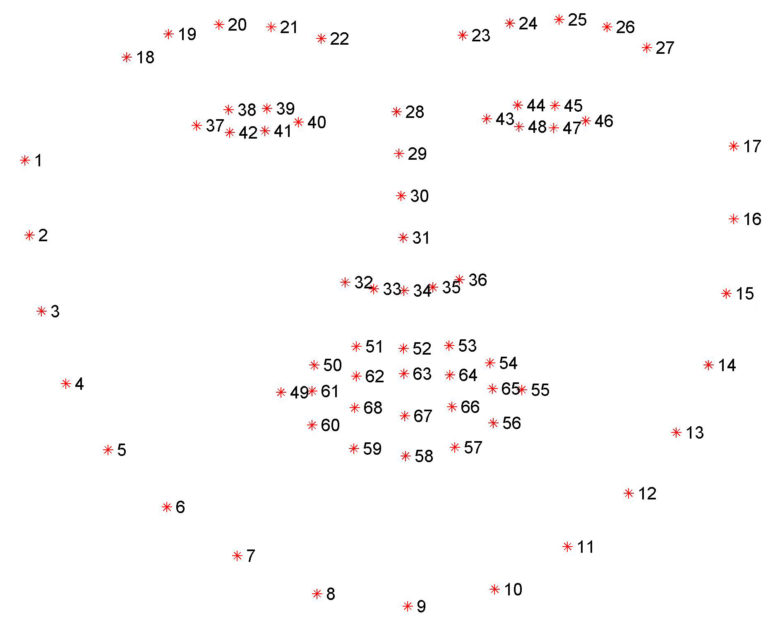
#> input picture facial_landmarks_68markup.jpg, 768 x 619 px
$ python -i jarvisutils.py   (imports and definitions only)   (Python 2 division)   (older library calls are emulated)
#> lines starting #> are read from the running program, lines starting #| are printed output that depends on the picture
#> further down, picture is the input picture: shape (619, 768, 3); mean B, G, R 250.9, 250.9, 251.6
import math
from imutils import face_utils
import numpy as np
import argparse
import imutils
import dlib
import cv2
import scipy.misc

color_ok = (222, 169, 48)
color_not = (64, 58, 229)
color_found = (0, 255, 0)

# [1 line that did not run here, left out]

# [40 lines left out: functions resizeToHeight, resizeToWidth, stack_line, stack_col, not called in this run]


def img_crop(image, x, y, w, h):
	return image[y:y+h, x:x+w]


# [48 lines left out: functions pointsbb, cropFromSmaller, getFaces, toXY, not called in this run]

#
# Blob Detection
#


def getBlobFrom(gray, x, y, analyzed):
	xs		= []
	ys		= []
	mapped	= [[ 0 for _x in range(0,gray.shape[1])] for _y in range(0,gray.shape[0])]

	edge = [(x, y)]
	analyzed[y][x]	= 1

	while edge:
		newedge = []
		for (x, y) in edge:
			for (_x, _y) in ((x+1, y), (x-1, y), (x, y+1), (x, y-1)):
				if _x >= gray.shape[1] or _x <= 0 or _y >= gray.shape[0] or _y <= 0 or mapped[_y][_x]==1:
					continue
				mapped[_y][_x]	= 1
				if gray[_y][_x] > 0:
					newedge.append((_x, _y))
					xs.append(_x)
					ys.append(_y)
					#image[_y, _x]		= [255,0,0]
					analyzed[_y][_x]	= 1
		edge = newedge

	if len(xs)==0 or len(ys)==0:
		return False, (0,0,0,0,0,0)


	bx	= min(xs)
	by	= min(ys)
	bx2	= max(xs)
	by2	= max(ys)
	bw	= max(xs)-bx
	bh	= max(ys)-by

	return True, (bx,by,bw,bh,bx2,by2)


def getUnseenPixel(image, memory):
	for cy in range(0,image.shape[0]):
		for cx in range(0,image.shape[1]):
			if memory[cy][cx]==1:
				continue
			if (image[cy][cx]>0 and memory[cy][cx]==0):
				memory[cy][cx]=1
				return True, (cx, cy)
	return False, (0, 0)


def getBlobs3(image, size=10, gridSize=10):
#> called with size = 10, gridSize = 10
	blobs		= []
	gray		= cv2.cvtColor(image, cv2.COLOR_BGR2GRAY)
	gray		= cv2.blur(gray,(size,size))
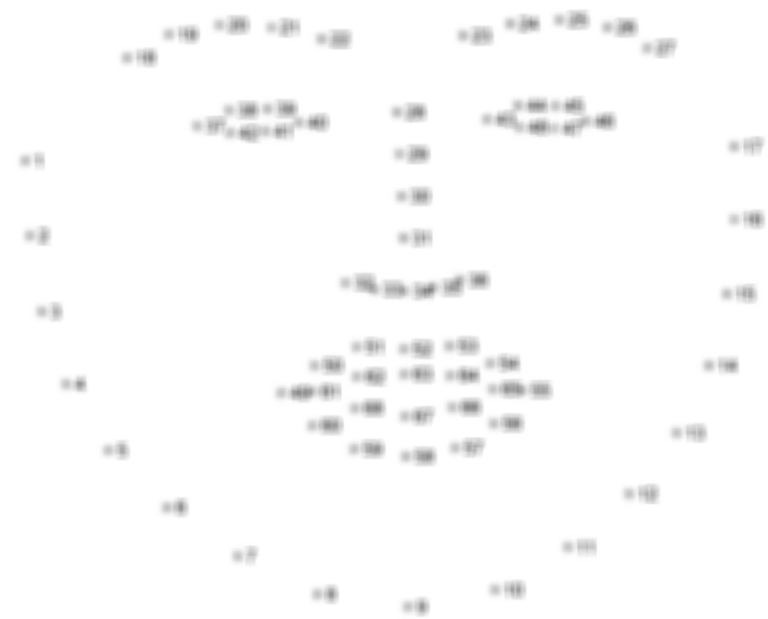
#> gray: shape (619, 768); min 129, max 255, mean 251.1
	gray		= cv2.threshold(gray, 10, 255, cv2.THRESH_BINARY)[1]
#> gray: shape (619, 768); every value is 255


	sum = (float(np.sum(gray))/255.0)/(image.shape[0]*image.shape[1])*100.
#> sum = 100


	iterations	= 10 #int(math.ceil(max([1,(5.0*(100-min([100,sum*3])))/100.0])))

	print int(sum),'% ', iterations
#| 100 %  10

	gray		= cv2.dilate(gray, None, iterations=iterations)

	grids		= []
	gx			= 0
	gy			= 0
	gw			= int(math.ceil(float(image.shape[1])/float(gridSize)))
#> gw = 77
	gh			= int(math.ceil(float(image.shape[0])/float(gridSize)))
#> gh = 62

	mini		= [[ 0 for _x in range(0,gw)] for _y in range(0,gh)]
	memory		= [[ 0 for _x in range(0,gw)] for _y in range(0,gh)]

	mini		= np.zeros([gh,gw,1])


	#print gw, gh

	for gy in range(0,gh):
		for gx in range(0,gw):
			#print gray.shape[0],gy+gridSize
			_y 		= gy*gridSize
			_x 		= gx*gridSize
			_w 		= min([gray.shape[1],gx*gridSize+gridSize])-_x
			_h 		= min([gray.shape[0],gy*gridSize+gridSize])-_y

			grid	= gray[_y:_y+_h, _x:_x+_w]
			sum = np.sum(grid)
			if sum>0:
				mini[gy][gx]	= 1
			else:
				memory[gy][gx]	= 1
#> mini: shape (62, 77, 1) float64; every value is 1
#> after the loop, memory = 62 items

	#print mini
	#print memory

	found = True
	while found:
		found, (x, y)			= getUnseenPixel(mini, memory)
		#print "Found: ", found, x, y, "mem:", memory[y][x]
		if found:
			hasBlobs, (bx,by,bw,bh,bx2,by2)	= getBlobFrom(mini, x, y, memory)
			if hasBlobs:
				blobs.append(((bx*gridSize,by*gridSize,bw*gridSize+gridSize,bh*gridSize+gridSize), (bx,by,bw,bh)))
#> this loop made 139 passes
#> (hasBlobs, bx, by, bw, bh, bx2, by2) on passes 2 to 13: (True, 1, 1, 75, 60, 76, 61), (True, 1, 1, 75, 60, 76, 61), (True, 1, 1, 75, 60, 76, 61), (True, 1, 1, 75, 60, 76, 61), (True, 1, 1, 75, 60, 76, 61), (True, 1, 1, 75, 60, 76, 61), (True, 1, 1, 75, 60, 76, 61), (True, 1, 1, 75, 60, 76, 61), (True, 1, 1, 75, 60, 76, 61), (True, 1, 1, 75, 60, 76, 61), (True, 1, 1, 75, 60, 76, 61), (True, 1, 1, 75, 60, 76, 61)
#> (hasBlobs, bx, by, bw, bh, bx2, by2) on passes 1, 61, 62, 63, 64: (False, 0, 0, 0, 0, 0, 0), (True, 1, 1, 75, 60, 76, 61), (True, 1, 1, 75, 60, 76, 61), (True, 1, 1, 75, 60, 76, 61), (True, 1, 1, 75, 60, 76, 61)
	return blobs, mini
	#return blobs


# [116 lines left out: functions getBlobs2, getBlobs, not called in this run]
	#cv2.imshow("image", image)
	#cv2.imshow("gray", 	gray)

>>> import cv2
>>> picture = cv2.imread('facial_landmarks_68markup.jpg')
>>> result = getBlobs3(picture)
